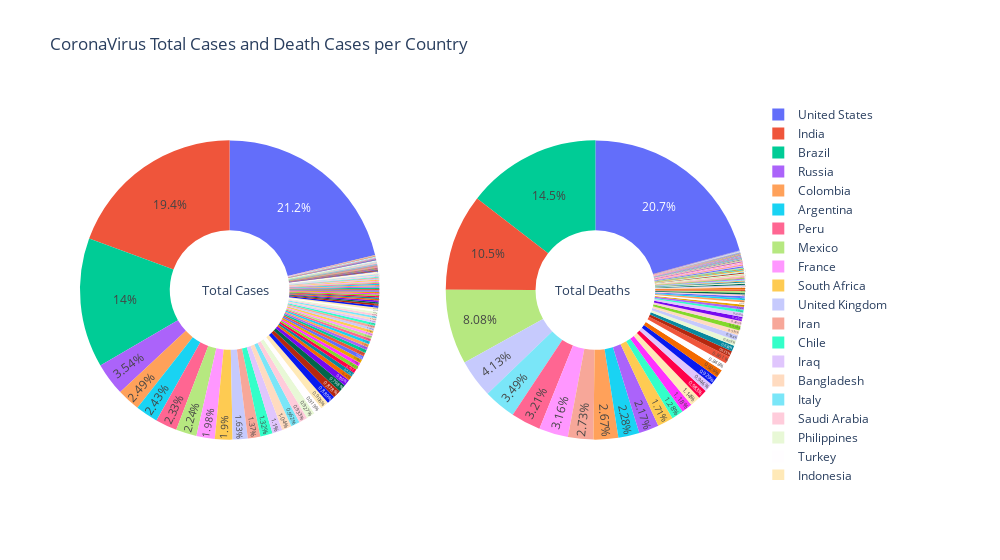

Write notebook code for a chart like this one.
### Code cell
# Visualizing the data

from plotly.subplots import make_subplots

labels = full_data_total['location'].tolist()

values1 = full_data_total['total_cases'].tolist()
values2 = full_data_total['total_deaths'].tolist()

# Create subplots: use 'domain' type for Pie subplot
fig = make_subplots(rows=1, cols=2, specs=[[{'type':'domain'}, {'type':'domain'}]])

fig.add_trace(go.Pie(labels=labels, values=values1, name="Total Cases"),
              1, 1)
fig.add_trace(go.Pie(labels=labels, values=values2, name="Total Deaths"),
              1, 2)

# Use `hole` to create a donut-like pie chart
fig.update_traces(hole=.4, hoverinfo="label+percent+name", textposition='inside')

fig.update_layout(
    autosize=True,
    width = 1000,
    title_text="CoronaVirus Total Cases and Death Cases per Country",
    # Add annotations in the center of the donut pies.
    annotations=[
                 dict(text='Total Cases', x=0.18, y=0.5, font_size=13, showarrow=False),
                dict(text='Total Deaths', x=0.83, y=0.5, font_size=13, showarrow=False)])
fig.show()

### Figure 1 — Plotly figure (JSON) as saved in the notebook; plotly's stock layout.template omitted (floating-point values rounded to 4 significant figures; data arrays with more than 128 entries replaced by an {"elided": "..."} marker saying what was removed)
{"data": [{"domain": {"x": [0, 0.45], "y": [0, 1]}, "hole": 0.4, "hoverinfo": "label+percent+name", "labels": {"elided": "207 str values"}, "name": "Total Cases", "textposition": "inside", "type": "pie", "values": {"elided": "207 int values"}}, {"domain": {"x": [0.55, 1], "y": [0, 1]}, "hole": 0.4, "hoverinfo": "label+percent+name", "labels": {"elided": "207 str values"}, "name": "Total Deaths", "textposition": "inside", "type": "pie", "values": {"elided": "207 int values"}}], "layout": {"annotations": [{"font": {"size": 13}, "showarrow": false, "text": "Total Cases", "x": 0.18, "y": 0.5}, {"font": {"size": 13}, "showarrow": false, "text": "Total Deaths", "x": 0.83, "y": 0.5}], "autosize": true, "title": {"text": "CoronaVirus Total Cases and Death Cases per Country"}, "width": 1000}}
